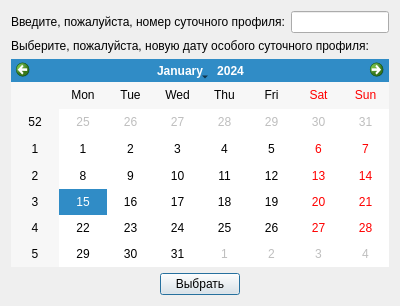
<?xml version="1.0" encoding="UTF-8"?>
<ui version="4.0">
 <class>Dialog_date_spec</class>
 <widget class="QDialog" name="Dialog_date_spec">
  <property name="geometry">
   <rect>
    <x>0</x>
    <y>0</y>
    <width>400</width>
    <height>306</height>
   </rect>
  </property>
  <property name="windowTitle">
   <string>Dialog</string>
  </property>
  <layout class="QVBoxLayout" name="verticalLayout">
   <item>
    <layout class="QGridLayout" name="gridLayout">
     <item row="0" column="0">
      <widget class="QLabel" name="label_2">
       <property name="text">
        <string>Введите, пожалуйста, номер суточного профиля:</string>
       </property>
      </widget>
     </item>
     <item row="0" column="1">
      <widget class="QLineEdit" name="lineEdit"/>
     </item>
    </layout>
   </item>
   <item alignment="Qt::AlignLeft">
    <widget class="QLabel" name="label">
     <property name="text">
      <string>Выберите, пожалуйста, новую дату особого суточного профиля:</string>
     </property>
    </widget>
   </item>
   <item>
    <widget class="QCalendarWidget" name="calendarWidget"/>
   </item>
   <item alignment="Qt::AlignHCenter">
    <widget class="QPushButton" name="pushButton">
     <property name="sizePolicy">
      <sizepolicy hsizetype="Fixed" vsizetype="Fixed">
       <horstretch>0</horstretch>
       <verstretch>0</verstretch>
      </sizepolicy>
     </property>
     <property name="text">
      <string>Выбрать</string>
     </property>
    </widget>
   </item>
  </layout>
 </widget>
 <resources/>
 <connections/>
</ui>
